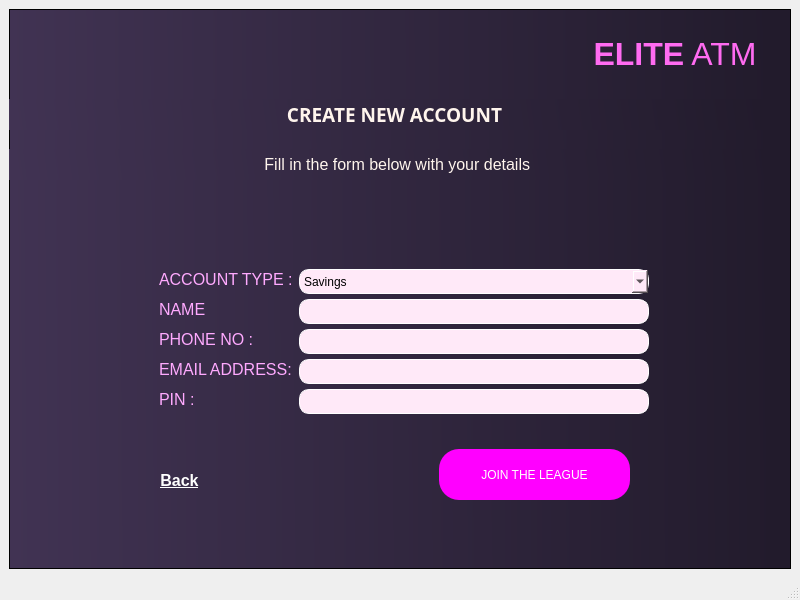
<?xml version="1.0" encoding="UTF-8"?>
<ui version="4.0">
 <class>MainWindow</class>
 <widget class="QMainWindow" name="MainWindow">
  <property name="geometry">
   <rect>
    <x>0</x>
    <y>0</y>
    <width>800</width>
    <height>600</height>
   </rect>
  </property>
  <property name="maximumSize">
   <size>
    <width>800</width>
    <height>600</height>
   </size>
  </property>
  <property name="windowTitle">
   <string>MainWindow</string>
  </property>
  <widget class="QWidget" name="centralwidget">
   <layout class="QVBoxLayout" name="verticalLayout">
    <item>
     <widget class="QFrame" name="frame">
      <property name="styleSheet">
       <string notr="true">background-color: qlineargradient(spread:pad, x1:0, y1:0.545, x2:0.977, y2:0.539773, stop:0 rgba(65, 51, 83, 255), stop:1 rgba(34, 27, 44, 255));</string>
      </property>
      <property name="frameShape">
       <enum>QFrame::StyledPanel</enum>
      </property>
      <property name="frameShadow">
       <enum>QFrame::Raised</enum>
      </property>
      <widget class="QLabel" name="label">
       <property name="geometry">
        <rect>
         <x>0</x>
         <y>90</y>
         <width>771</width>
         <height>31</height>
        </rect>
       </property>
       <property name="font">
        <font>
         <family>Segoe UI Black</family>
         <pointsize>14</pointsize>
         <weight>75</weight>
         <bold>true</bold>
        </font>
       </property>
       <property name="styleSheet">
        <string notr="true">color: rgb(255, 245, 237);</string>
       </property>
       <property name="text">
        <string>CREATE NEW ACCOUNT</string>
       </property>
       <property name="alignment">
        <set>Qt::AlignCenter</set>
       </property>
      </widget>
      <widget class="QLabel" name="label_appname">
       <property name="geometry">
        <rect>
         <x>570</x>
         <y>0</y>
         <width>201</width>
         <height>91</height>
        </rect>
       </property>
       <property name="font">
        <font>
         <pointsize>24</pointsize>
        </font>
       </property>
       <property name="styleSheet">
        <string notr="true">color: rgb(255, 107, 241);
background-color:none</string>
       </property>
       <property name="text">
        <string>&lt;strong&gt;ELITE&lt;/strong&gt; ATM </string>
       </property>
       <property name="alignment">
        <set>Qt::AlignCenter</set>
       </property>
      </widget>
      <widget class="QLabel" name="label_2">
       <property name="geometry">
        <rect>
         <x>0</x>
         <y>140</y>
         <width>781</width>
         <height>31</height>
        </rect>
       </property>
       <property name="font">
        <font>
         <family>Segoe UI</family>
         <pointsize>12</pointsize>
        </font>
       </property>
       <property name="styleSheet">
        <string notr="true">color: rgb(255, 245, 237);</string>
       </property>
       <property name="text">
        <string>Fill in the form below with your details </string>
       </property>
       <property name="alignment">
        <set>Qt::AlignCenter</set>
       </property>
      </widget>
      <widget class="QLabel" name="label_2_accountno">
       <property name="geometry">
        <rect>
         <x>150</x>
         <y>260</y>
         <width>200</width>
         <height>21</height>
        </rect>
       </property>
       <property name="font">
        <font>
         <family>Segoe UI</family>
         <pointsize>12</pointsize>
         <weight>50</weight>
         <bold>false</bold>
        </font>
       </property>
       <property name="styleSheet">
        <string notr="true">color: rgb(255, 170, 255);
background-color:none</string>
       </property>
       <property name="text">
        <string>ACCOUNT TYPE :</string>
       </property>
      </widget>
      <widget class="QLabel" name="label_2_accountno_2">
       <property name="geometry">
        <rect>
         <x>150</x>
         <y>290</y>
         <width>200</width>
         <height>21</height>
        </rect>
       </property>
       <property name="font">
        <font>
         <family>Segoe UI</family>
         <pointsize>12</pointsize>
         <weight>50</weight>
         <bold>false</bold>
        </font>
       </property>
       <property name="styleSheet">
        <string notr="true">color: rgb(255, 170, 255);
background-color:none</string>
       </property>
       <property name="text">
        <string>NAME</string>
       </property>
      </widget>
      <widget class="QLabel" name="label_2_accountno_3">
       <property name="geometry">
        <rect>
         <x>150</x>
         <y>350</y>
         <width>200</width>
         <height>21</height>
        </rect>
       </property>
       <property name="font">
        <font>
         <family>Segoe UI</family>
         <pointsize>12</pointsize>
         <weight>50</weight>
         <bold>false</bold>
        </font>
       </property>
       <property name="styleSheet">
        <string notr="true">color: rgb(255, 170, 255);
background-color:none</string>
       </property>
       <property name="text">
        <string>EMAIL ADDRESS:</string>
       </property>
      </widget>
      <widget class="QLabel" name="label_2_accountno_4">
       <property name="geometry">
        <rect>
         <x>150</x>
         <y>320</y>
         <width>200</width>
         <height>21</height>
        </rect>
       </property>
       <property name="font">
        <font>
         <family>Segoe UI</family>
         <pointsize>12</pointsize>
         <weight>50</weight>
         <bold>false</bold>
        </font>
       </property>
       <property name="styleSheet">
        <string notr="true">color: rgb(255, 170, 255);
background-color:none</string>
       </property>
       <property name="text">
        <string>PHONE NO :</string>
       </property>
      </widget>
      <widget class="QLabel" name="label_2_accountno_6">
       <property name="geometry">
        <rect>
         <x>150</x>
         <y>380</y>
         <width>200</width>
         <height>21</height>
        </rect>
       </property>
       <property name="font">
        <font>
         <family>Segoe UI</family>
         <pointsize>12</pointsize>
         <weight>50</weight>
         <bold>false</bold>
        </font>
       </property>
       <property name="styleSheet">
        <string notr="true">color: rgb(255, 170, 255);
background-color:none</string>
       </property>
       <property name="text">
        <string>PIN :</string>
       </property>
      </widget>
      <widget class="QLineEdit" name="lineEdit_email">
       <property name="geometry">
        <rect>
         <x>290</x>
         <y>350</y>
         <width>350</width>
         <height>25</height>
        </rect>
       </property>
       <property name="styleSheet">
        <string notr="true">QLineEdit
{
border: 1px solid white;
border-radius:10px;
background-color: rgb(255, 233, 248);
}

</string>
       </property>
      </widget>
      <widget class="QLineEdit" name="lineEdit_phone">
       <property name="geometry">
        <rect>
         <x>290</x>
         <y>320</y>
         <width>350</width>
         <height>25</height>
        </rect>
       </property>
       <property name="styleSheet">
        <string notr="true">QLineEdit
{
border: 1px solid white;
border-radius:10px;
background-color: rgb(255, 233, 248);
}

</string>
       </property>
      </widget>
      <widget class="QLineEdit" name="lineEdit_name">
       <property name="geometry">
        <rect>
         <x>290</x>
         <y>290</y>
         <width>350</width>
         <height>25</height>
        </rect>
       </property>
       <property name="styleSheet">
        <string notr="true">QLineEdit
{
border: 1px solid white;
border-radius:10px;
background-color: rgb(255, 233, 248);
}

</string>
       </property>
       <property name="text">
        <string/>
       </property>
      </widget>
      <widget class="QLineEdit" name="lineEdit_pin">
       <property name="geometry">
        <rect>
         <x>290</x>
         <y>380</y>
         <width>350</width>
         <height>25</height>
        </rect>
       </property>
       <property name="styleSheet">
        <string notr="true">QLineEdit
{
border: 1px solid white;
border-radius:10px;
background-color: rgb(255, 233, 248);
}

</string>
       </property>
      </widget>
      <widget class="QComboBox" name="comboBox_type">
       <property name="geometry">
        <rect>
         <x>290</x>
         <y>260</y>
         <width>350</width>
         <height>25</height>
        </rect>
       </property>
       <property name="styleSheet">
        <string notr="true">QComboBox
{
color: rgb(0, 0, 0);
	
	background-color: rgb(255, 233, 248);
border: 1px solid white;

border-radius:10px;
}</string>
       </property>
       <property name="editable">
        <bool>false</bool>
       </property>
       <item>
        <property name="text">
         <string>Savings </string>
        </property>
       </item>
       <item>
        <property name="text">
         <string>Current </string>
        </property>
       </item>
      </widget>
      <widget class="QPushButton" name="pushButton_join">
       <property name="geometry">
        <rect>
         <x>430</x>
         <y>440</y>
         <width>191</width>
         <height>51</height>
        </rect>
       </property>
       <property name="styleSheet">
        <string notr="true">QPushButton

{
font: 10pt &quot;Segoe UI&quot;;
border-radius: 20px;
background-color: rgb(255, 0, 255);
color: rgb(255, 255, 255);
}

QPushButton:hover
{
background-color: rgb(170, 0, 255);
	
}</string>
       </property>
       <property name="text">
        <string>JOIN THE LEAGUE</string>
       </property>
      </widget>
      <widget class="QPushButton" name="pushButton_back1">
       <property name="geometry">
        <rect>
         <x>100</x>
         <y>460</y>
         <width>141</width>
         <height>23</height>
        </rect>
       </property>
       <property name="maximumSize">
        <size>
         <width>800</width>
         <height>600</height>
        </size>
       </property>
       <property name="font">
        <font>
         <pointsize>12</pointsize>
         <weight>75</weight>
         <bold>true</bold>
         <underline>true</underline>
        </font>
       </property>
       <property name="styleSheet">
        <string notr="true">QPushButton
{
color: rgb(255, 255, 255);
border: 0px;
background-color:none;
}

QPushButton:hover
{
color: rgb(255, 170, 255);
}</string>
       </property>
       <property name="text">
        <string>Back</string>
       </property>
      </widget>
     </widget>
    </item>
   </layout>
  </widget>
  <widget class="QMenuBar" name="menubar">
   <property name="geometry">
    <rect>
     <x>0</x>
     <y>0</y>
     <width>800</width>
     <height>21</height>
    </rect>
   </property>
  </widget>
  <widget class="QStatusBar" name="statusbar"/>
 </widget>
 <resources/>
 <connections/>
</ui>
